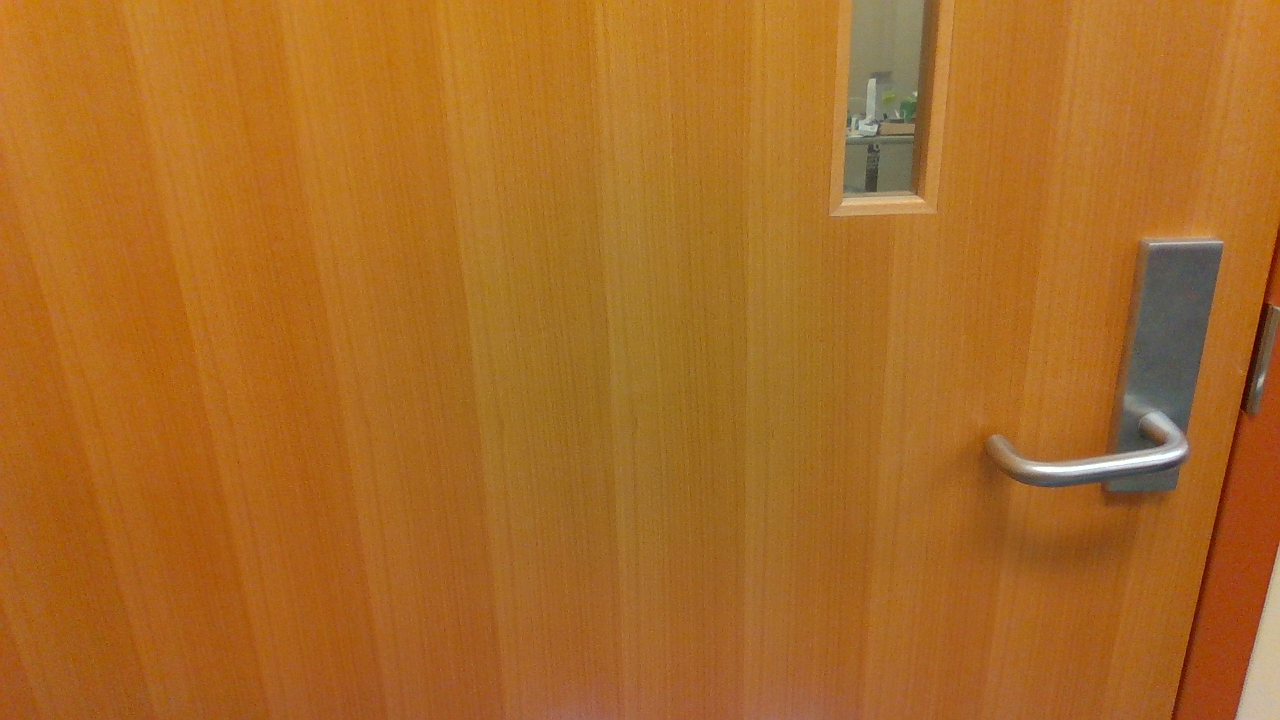
#> input picture test/test_images/handle_rgb_image_demo1.png, 1280 x 720 px, found by its file name
$ python normal_find_point.py
#> lines starting #> are read from the running program, lines starting #| are printed output that depends on the picture
import numpy as np
import cv2
import matplotlib.pyplot as plt

def calculate_point_B(point_A, normal, distance):
    normal = np.array(normal)
    normal /= np.linalg.norm(normal)  # Normalize the normal vector
    point_B = point_A + distance * normal
    return point_B

def project_3d_to_2d(point_A,intrinsic_matrix):
    projection_matrix = np.column_stack((intrinsic_matrix, [0, 0, 0]))
    point_A_homogeneous = np.array([point_A[0], point_A[1], point_A[2], 1])
    projected_point_A = np.dot(projection_matrix, point_A_homogeneous)
    projected_point_A /= projected_point_A[2]
    projected_point_A = projected_point_A[:2].astype(int)
    print(f'projected_point_A:{projected_point_A}')
    return projected_point_A


def visualize_points_and_normal(point_A, point_B, normal_center, normal_end, rgb_image_path, intrinsic_matrix,save_path):

    # Load RGB image and get image size
    rgb_image = cv2.imread(rgb_image_path)
#> rgb_image is the input picture: shape (720, 1280, 3); mean B, G, R 36.9, 106.9, 170.2
    height, width, _ = rgb_image.shape
#> height = 720; width = 1280

    # Project 3D points to 2D image coordinates
    projected_point_A = project_3d_to_2d(point_A,intrinsic_matrix)
    projected_point_B = project_3d_to_2d(point_B,intrinsic_matrix)
    projected_normal_center = project_3d_to_2d(normal_center,intrinsic_matrix)
    projected_normal_end = project_3d_to_2d(normal_end,intrinsic_matrix)

    # Visualize points on the RGB image
    plt.imshow(cv2.cvtColor(rgb_image, cv2.COLOR_BGR2RGB))

    plt.plot([projected_point_A[0], projected_point_B[0]], [projected_point_A[1], projected_point_B[1]], 'r')
    plt.scatter(projected_point_A[0], projected_point_A[1], c='r', marker='o')
    plt.scatter(projected_point_B[0], projected_point_B[1], c='r', marker='o')

    # Add point labels
    plt.text(projected_point_A[0] + 10, projected_point_A[1] + 10, 'A, handle center', color='b', fontsize=8)
    plt.text(projected_point_B[0] + 10, projected_point_B[1] + 10, 'B', color='b', fontsize=12)

    # Visualize normal on the RGB image
    plt.plot([projected_normal_center[0], projected_normal_end[0]], [projected_normal_center[1], projected_normal_end[1]], 'r')
    plt.scatter(projected_normal_center[0], projected_normal_center[1], c='r', marker='o')
    # plt.scatter(projected_normal_end[0], projected_normal_end[1], c='r', marker='o')

    # Add the normal vector as an arrow
    plt.arrow(projected_normal_center[0], projected_normal_center[1], projected_normal_end[0] - projected_normal_center[0], projected_normal_end[1] - projected_normal_center[1],
              color='b', length_includes_head=True, head_width=30, head_length=30)

    # Add point labels
    plt.text(projected_normal_center[0] + 10, projected_normal_center[1] + 10, 'door center', color='b', fontsize=12)
    # plt.text(projected_normal_end[0] + 10, projected_normal_end[1] + 10, 'B', color='b', fontsize=12)

    plt.title('Points A, B, and Normal Visualization')
    plt.savefig(save_path)
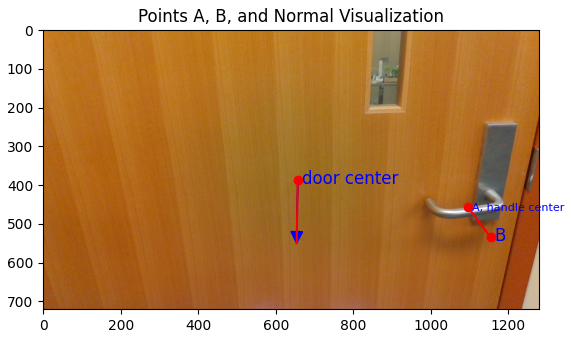
#> figure drawn by matplotlib, 1 panel
    plt.show()

def main():
    # calculate_point_B
    point_A = [0.37436895759697336,0.07038932309728949,0.731] # handle_center
    normal = [-0.02982215,0.47017003,-0.88207187]
    distance = 0.10
    point_B = calculate_point_B(point_A,normal,distance)
    print(f'point_B:{point_B}') # [0.36989564 0.14091483 0.59868922]

    normal_center = [0.01627231,0.0125639,0.70988184]
    normal = [-0.02982215,0.47017003,-0.88207187]
    distance = 0.20
    normal_end = calculate_point_B(normal_center,normal,distance)

    # visualize_points_and_normal
    rgb_image_path = '/media/datadisk10tb/leo/projects/realman-robot/test/test_images/handle_rgb_image_demo1.png'
    intrinsic_matrix = [[897.6354,0,637.0919],[0,896.4505,371.6496],[0,0,1]]
    save_path = '/media/datadisk10tb/leo/projects/realman-robot/test/test_images/handle_rgb_image_demo1_with_AB.png'

    visualize_points_and_normal(point_A, point_B, normal_center, normal_end, rgb_image_path, intrinsic_matrix, save_path)

if __name__ == "__main__":
    main()

$ run again, with test/test_images/handle_rgb_image_demo2.png copied over test/test_images/handle_rgb_image_demo1.png
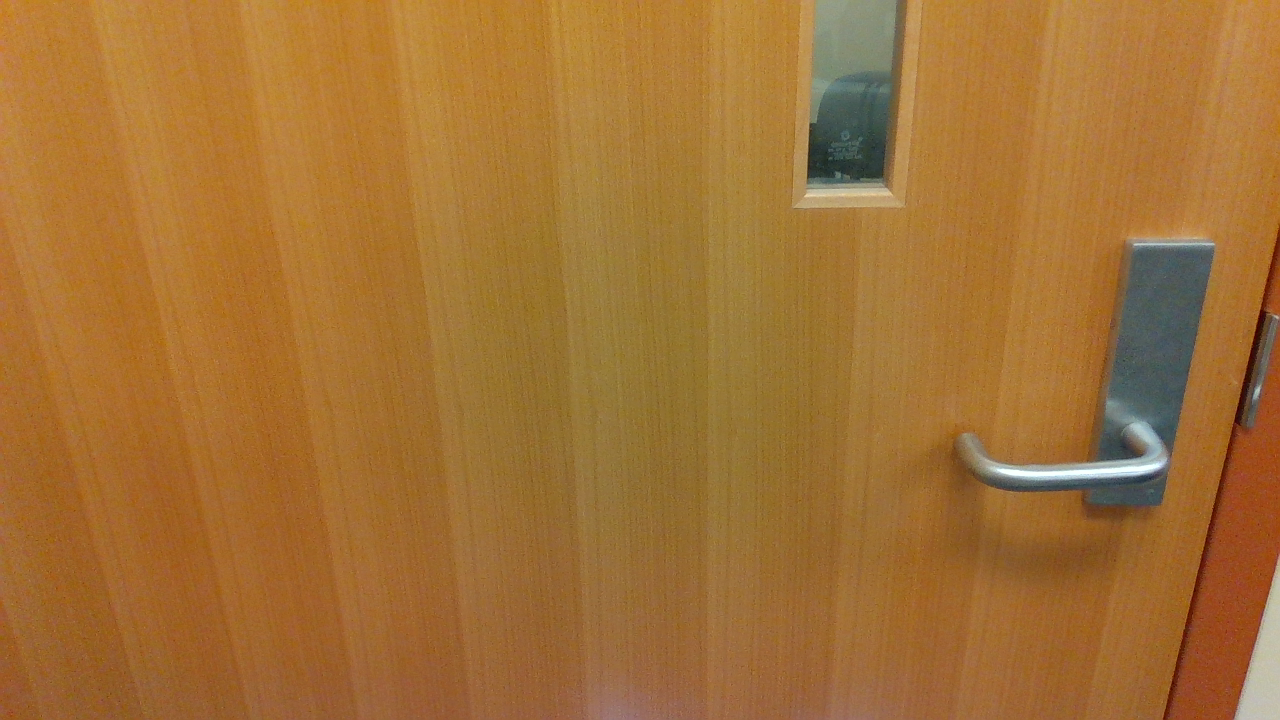
#> input picture test/test_images/handle_rgb_image_demo2.png, 1280 x 720 px, found by its file name
#> in visualize_points_and_normal, rgb_image is the input picture: shape (720, 1280, 3); mean B, G, R 53.1, 112.7, 162
#> in visualize_points_and_normal, `plt.savefig(save_path)`:
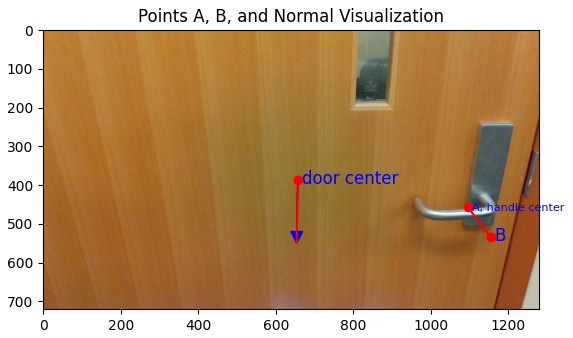
#> figure drawn by matplotlib, 1 panel

$ run again, with test/test_images/handle_rgb_image_demo3.png copied over test/test_images/handle_rgb_image_demo1.png
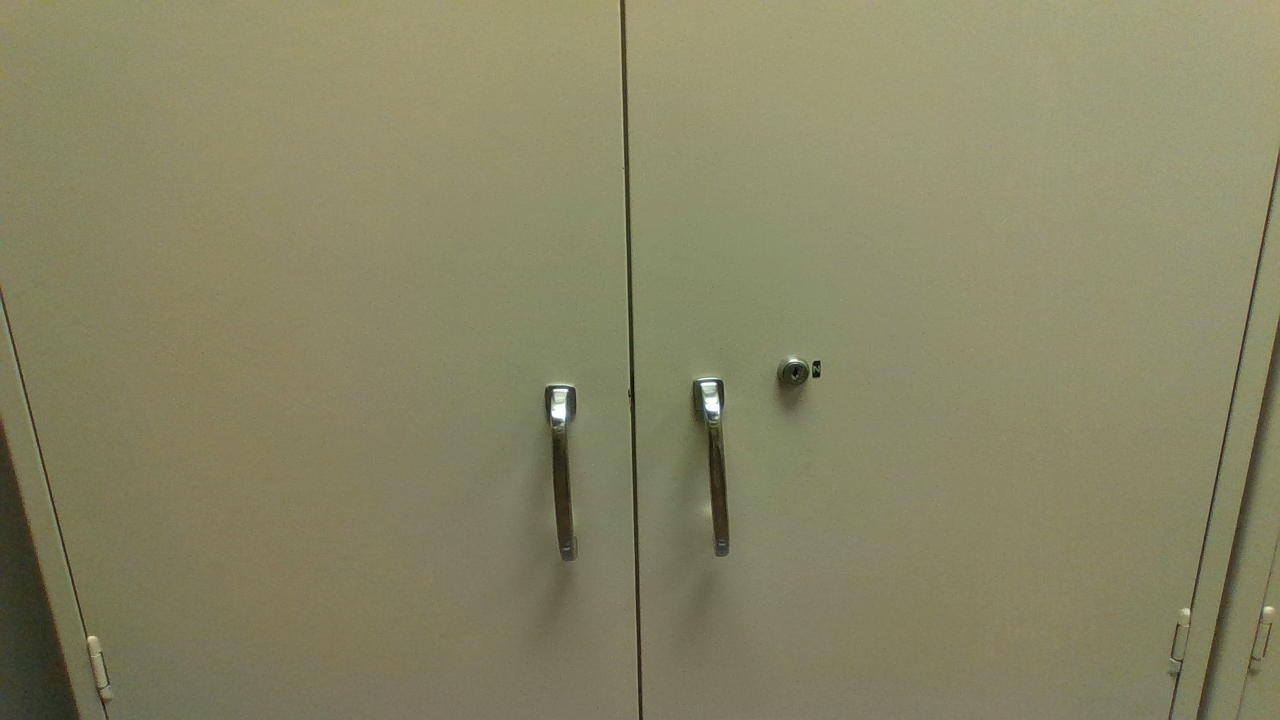
#> input picture test/test_images/handle_rgb_image_demo3.png, 1280 x 720 px, found by its file name
#> in visualize_points_and_normal, rgb_image is the input picture: shape (720, 1280, 3); mean B, G, R 101.1, 132.7, 135.2
#> in visualize_points_and_normal, `plt.savefig(save_path)`:
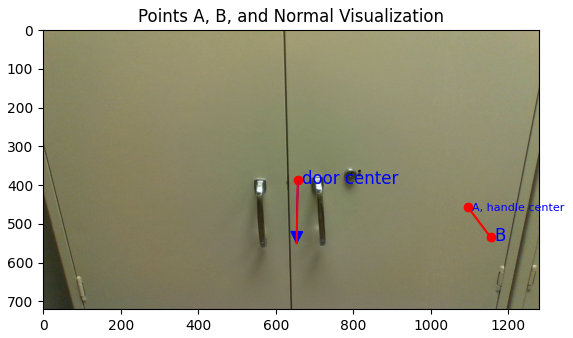
#> figure drawn by matplotlib, 1 panel
